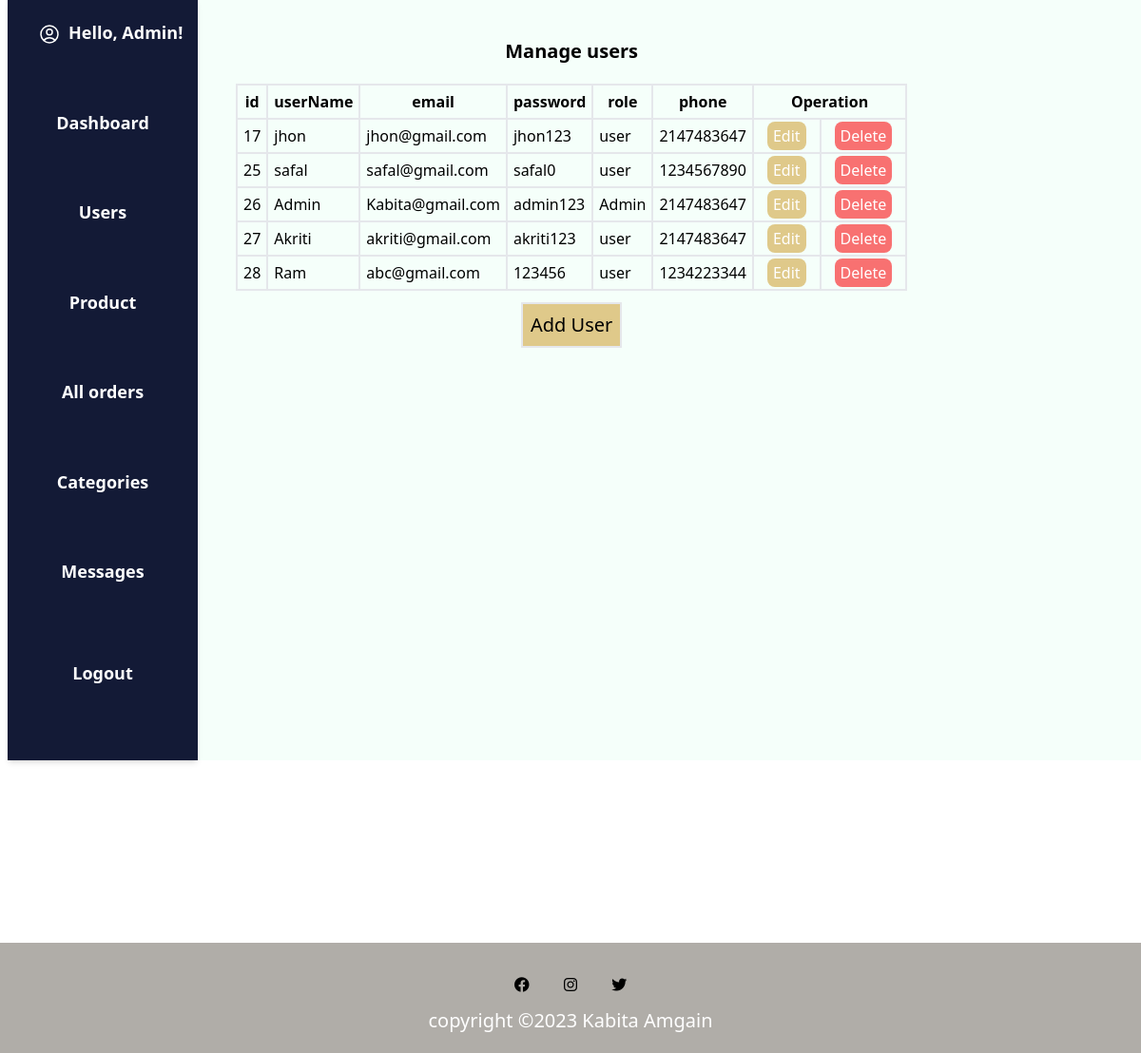
The app's page /adminpanel/users.php (signed in) with its own data.
### tables this page shows
CREATE TABLE `register` (
  `id` int(11) NOT NULL,
  `userName` varchar(100) NOT NULL,
  `email` varchar(30) NOT NULL,
  `password` varchar(50) NOT NULL,
  `role` varchar(50) NOT NULL,
  `phone` int(10) DEFAULT NULL
);

### adminpanel/users.php (the view, shortened to what this page needs)
<div class="flex bg-primary gap-10 h-full">
<div>
<?php
include 'include/nav.php';
include 'rolecheck.php';
$sql="select * from register";
$result=mysqli_query($conn ,$sql);
if(mysqli_num_rows($result)>0){
?>
</div>
<div>
<!DOCTYPE html>
<html lang="en">
<head>
  <script src="../css/tailwindcss.css"></script>
  <link rel="stylesheet" type="text/css"href="https://cdnjs.cloudflare.com/ajax/libs/font-awesome/6.2.1/css/all.min.css">
</head>
<body class="bg-primary ">
  <div>
    <h3 class="text-xl font-semibold mb-5 text-center mt-10">Manage users</h3>
    <table class="mx-auto">
      <tr>
        <th>id</th>
        <th>userName</th>
        <th>email</th>
        <th>password</th>
        <th>role</th>
        <th>phone</th>
        <th colspan="2">Operation</th>
      </tr>
     <?php
     while($rows=mysqli_fetch_assoc($result)){
     ?>
      <tr>
        <td><?php echo "$rows[id]";?></td>
        <td><?php echo "$rows[userName]";?></td>
        <td><?php echo "$rows[email]";?></td>
        <td><?php echo "$rows[password]";?></td>
        <td><?php echo "$rows[role]";?></td>
        <td><?php echo "$rows[phone]";?></td>
        <td><a class=" bg-btncolor text-white py-1 px-1.5 m-2 rounded-lg" href="edituser.php?id=<?php echo $rows['id']; ?>">Edit</a></td>
        <td><a class=" bg-red-400 text-white  py-1 px-1.5 m-2 rounded-lg " href="deleteuser.php?id=<?php echo $rows['id']; ?>" onclick="return del()"> Delete </a></td>
      </tr>
      <?php } ?>
    </table>
    <?php } ?>
    <div class="flex justify-center">
    <button class="text-center bg-btncolor"><a href="adduser.php">Add User</a></button>
    </div>
      </div>
      </div>
</div>
</body>
<div class="mt-48">
<?php
include 'include/footer.php';
?>
</div>
</html>

### adminpanel/users.php (style rules this page uses)
button { @apply border-2 my-3 mx-20 p-2 text-xl }
table,tr,th,td { @apply border-2 p-1.5 }

### records on screen
register: id "17", userName "jhon", email "jhon@gmail.com", password "jhon123", role "user", phone "2147483647"
register: id "25", userName "safal", email "safal@gmail.com", password "safal0", role "user", phone "1234567890"
register: id "26", userName "Admin", email "Kabita@gmail.com", password "admin123", role "Admin", phone "2147483647"
register: id "27", userName "Akriti", email "akriti@gmail.com", password "akriti123", role "user", phone "2147483647"
register: id "28", userName "Ram", email "abc@gmail.com", password "123456", role "user", phone "1234223344"

### other values on screen
$message "Hello, Admin!"
